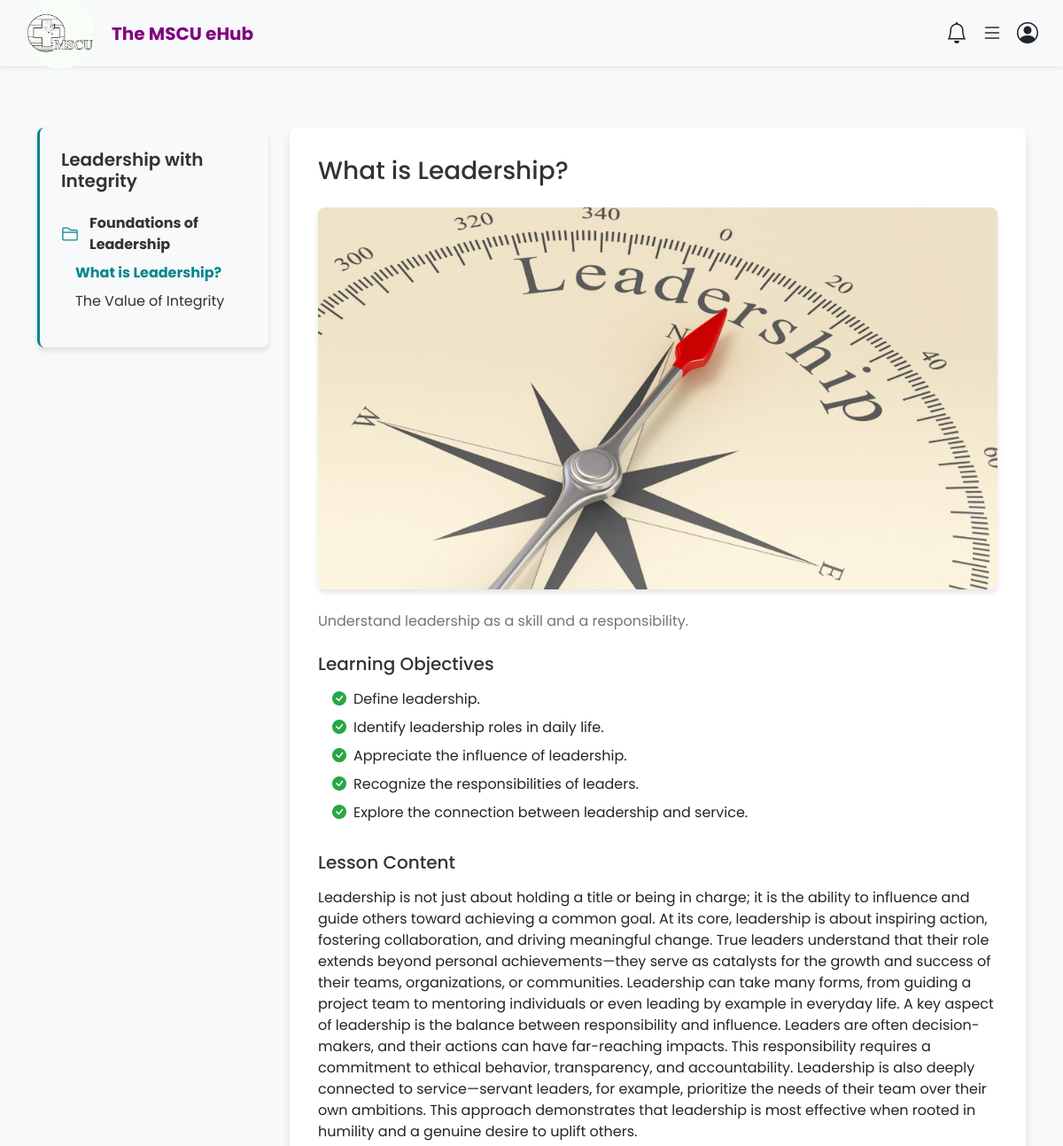
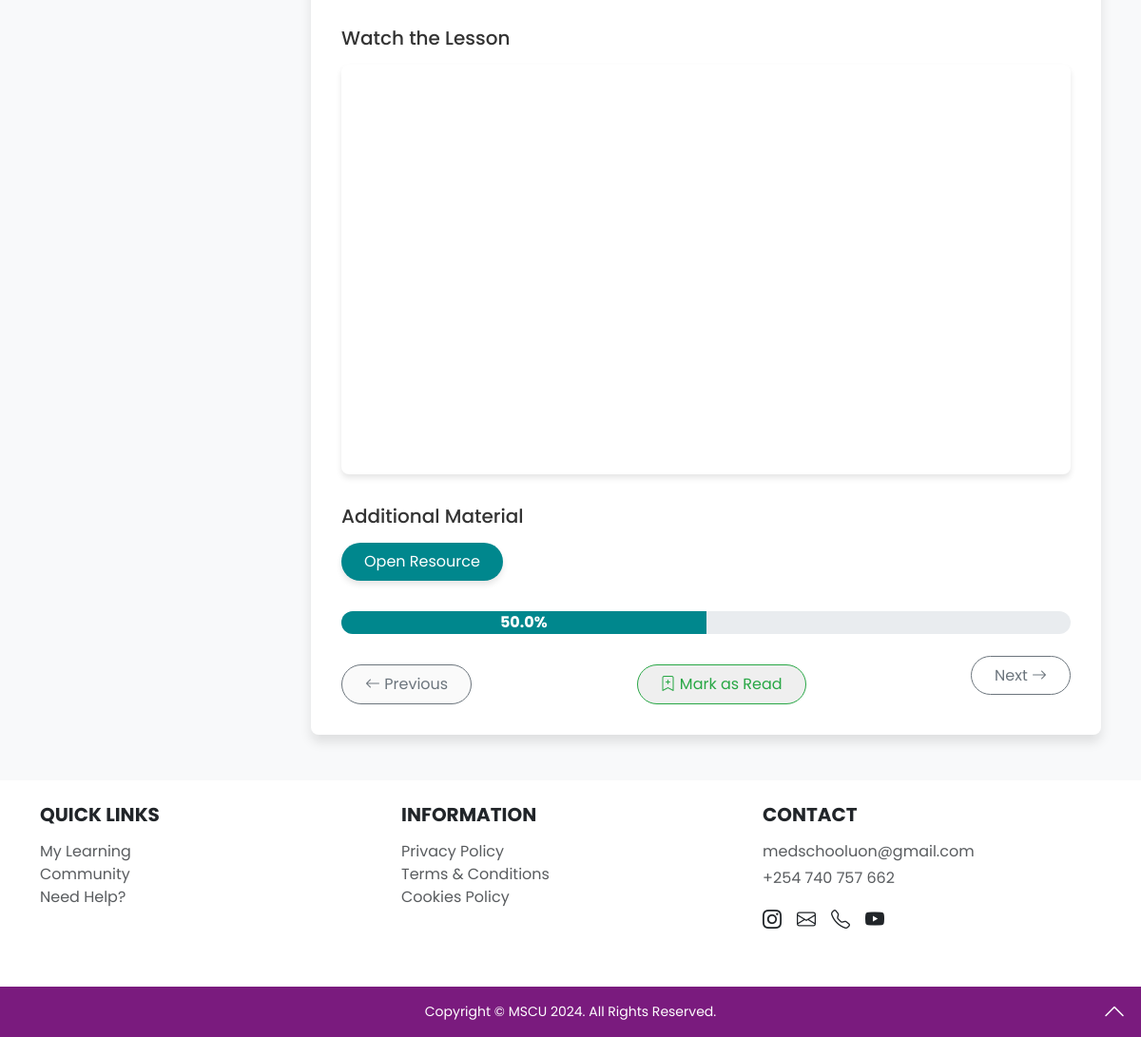
Page /lesson/7/ (signed in) on the committed database (2 pictures, top to bottom).
### courses/models.py (models this page shows, shortened)
class Lesson(models.Model):
    module = models.ForeignKey(Module, on_delete=models.CASCADE, related_name='lessons')
    title = models.CharField(max_length=200)
    description = models.TextField(blank=True, null=True)
    objectives = models.TextField(blank=True, null=True)
    image_content = models.ImageField(upload_to='lesson_images/', blank=True, null=True)
    content = RichTextField(blank=True, null=True)
    video_content = models.URLField(blank=True, null=True)
    additional_material = models.URLField(blank=True, null=True)
    read_by_users = models.ManyToManyField(User, related_name='read_lessons', blank=True)
    created_at = models.DateTimeField(auto_now_add=True)

class Module(models.Model):
    course = models.ForeignKey(Course, on_delete=models.CASCADE, related_name='modules')
    title = models.CharField(max_length=200)
    description = models.TextField(blank=True, null=True)
    image_content = models.ImageField(upload_to='module_images/', blank=True, null=True)
    objectives = models.TextField()
    content = models.TextField(blank=True, null=True)
    video_content = models.URLField(blank=True, null=True)
    created_at = models.DateTimeField(auto_now_add=True)
    class Meta:
        ordering = ['title']

class Course(models.Model):
    title = models.CharField(max_length=200)
    description = models.TextField()
    objectives = models.TextField()
    created_by = models.ForeignKey(User, on_delete=models.CASCADE, limit_choices_to={'role': 'tutor'})
    enrolled_students = models.ManyToManyField(User, related_name='enrolled_courses', through='Enrollment', blank=True)  # Use Enrollment through model
    created_at = models.DateTimeField(auto_now_add=True)
    image = models.ImageField(upload_to='course_images/', null=True, blank=True)
    class Meta:
        ordering = ['title']

### home/views.py (the view, shortened to what this page needs)
# urls.py: path('lesson/<int:pk>/', LessonDetailView.as_view(), name='lesson_detail'),
@method_decorator(login_required, name='dispatch')
class LessonDetailView(View):
    def get(self, request, pk):
        lesson = get_object_or_404(Lesson, pk=pk)
        user = request.user
        course = lesson.module.course
        enrolled_students = course.enrolled_students.all()
        if user not in enrolled_students:
            return redirect('course_detail', pk=course.pk)
        modules = course.modules.all().order_by('created_at').prefetch_related('lessons')
        total_lessons = course.modules.all().prefetch_related('lessons').values_list('lessons', flat=True).count()
        completed_lessons = course.modules.all().prefetch_related('lessons').filter(lessons__read_by_users=user).count()
        progress_percentage = (completed_lessons / total_lessons) * 100 if total_lessons else 0
        read = lesson.read_by_users.filter(id=user.id).exists()
        previous_lesson = lesson.module.lessons.filter(id__lt=lesson.id).last()
        next_lesson = lesson.module.lessons.filter(id__gt=lesson.id).first()
        quiz = lesson.module.quizzes.first() if lesson.module.quizzes.exists() else None
        quiz_attempt = None
        if quiz:
            quiz_attempt = QuizAttempt.objects.filter(student=user, quiz=quiz).first()
        if not next_lesson:
            next_module = lesson.module.course.modules.filter(id__gt=lesson.module.id).first()
            if next_module:
                next_lesson = next_module.lessons.first()
        return render(request, 'home/lesson.html', {
            'lesson': lesson,
            'previous_lesson': previous_lesson,
            'next_lesson': next_lesson,
            'progress_percentage': progress_percentage,
            'read': read,
            'quiz_attempt': quiz_attempt,  # Pass quiz attempt data to the template
        })

### home/templatetags/custom_filters.py (called while the page is built)
@register.filter
def extract_video_id(value):
    match = re.match(r'https://(?:www\.)?youtube\.com/watch\?v=([^&]+)', value)
    if match:
        return match.group(1)
    match = re.match(r'https://youtu\.be/([^?]+)', value)
    if match:
        return match.group(1)
    return value  # Return the original value if no match

### home/templates/home/lesson.html (shortened to what this page needs)
{% extends 'home/base.html' %}
{% load static %}
{% load custom_filters %}
{% block content %}
<div class="container my-5">
    <div class="row">
        <div class="col-md-3">
            <div style="background-color: #f8f9fa; padding: 1.5rem; box-shadow: 0 4px 6px rgba(0, 0, 0, 0.1); border-radius: 0.5rem; border-left: 3px solid #00878D; position: sticky; top: 1rem; max-height: 80vh; overflow-y: auto;">
                <h5 style="text-align: left; font-weight: 600; margin-bottom: 1.5rem; color: #333;">{{ lesson.module.course.title }}</h5>
                <ul style="list-style: none; padding-left: 0;">
                    {% for module in lesson.module.course.modules.all|dictsort:"created_at" %}
                        <li style="margin-bottom: 1rem;">
                            <div style="display: flex; align-items: center; margin-bottom: 0.5rem;">
                                <i class="bi bi-folder2" style="color: #00878D; font-size: 1.25rem; margin-right: 0.75rem;"></i>
                                <strong style="color: #333;">{{ module.title }}</strong>
                            </div>
                            <ul style="list-style: none; padding-left: 1rem;">
                                {% for sibling_lesson in module.lessons.all|dictsort:"created_at" %}
                                    <li style="margin-bottom: 0.5rem;">
                                        <a href="{% url 'lesson_detail' sibling_lesson.id %}" style="display: flex; justify-content: space-between; align-items: center; color: #333; text-decoration: none; {% if sibling_lesson.id == lesson.id %}font-weight: bold; color: #00878D;{% endif %}">
                                            <span>{{ sibling_lesson.title }}</span>
                                        </a>
                                    </li>
                                {% endfor %}
                            </ul>
                        </li>
                    {% endfor %}
                </ul>
            </div>
        </div>
        <div class="col-md-9">
            <div style="background-color: white; padding: 2rem; border-radius: 0.5rem; box-shadow: 0 8px 12px rgba(0, 0, 0, 0.1);">
                <h3 style="color: #333; margin-bottom: 1.5rem;">{{ lesson.title }}</h3>
                {% if lesson.image_content %}
                    <img src="{{ lesson.image_content.url }}" style="width: 100%; border-radius: 0.5rem; box-shadow: 0 4px 6px rgba(0, 0, 0, 0.1); margin-bottom: 1.5rem;" alt="{{ lesson.title }}">
                {% endif %}
                {% if lesson.description %}
                    <p style="color: #6c757d; margin-bottom: 1.5rem;">{{ lesson.description }}</p>
                {% endif %}
                {% if lesson.objectives %}
                    <div style="margin-bottom: 2rem;">
                        <h5 style="color: #333; margin-bottom: 1rem;">Learning Objectives</h5>
                        <ul style="list-style: none; padding-left: 1rem;">
                            {% for objective in lesson.objectives.splitlines %}
                                <li style="margin-bottom: 0.5rem;">
                                    <i class="bi bi-check-circle-fill" style="color: #28a745; margin-right: 0.5rem;"></i>{{ objective }}
                                </li>
                            {% endfor %}
                        </ul>
                    </div>
                {% endif %}
                {% if lesson.content %}
                    <div style="margin-bottom: 2rem;">
                        <h5 style="color: #333; margin-bottom: 1rem;">Lesson Content</h5>
                        <p>{{ lesson.content | safe }}</p>
                    </div>
                {% endif %}
                {% if lesson.video_content %}
                    <div style="margin-bottom: 2rem;">
                        <h5 style="color: #333; margin-bottom: 1rem;">Watch the Lesson</h5>
                        <div style="position: relative; padding-bottom: 56.25%; height: 0; overflow: hidden; border-radius: 0.5rem; box-shadow: 0 4px 6px rgba(0, 0, 0, 0.1);">
                            {% with lesson.video_content|extract_video_id as video_id %}
                                <iframe src="https://www.youtube.com/embed/{{ video_id }}" allowfullscreen style="position: absolute; top: 0; left: 0; width: 100%; height: 100%; border: none;"></iframe>
                            {% endwith %}
                        </div>
                    </div>
                {% endif %}
                {% if lesson.additional_material %}
                    <div style="margin-bottom: 2rem;">
                        <h5 style="color: #333; margin-bottom: 1rem;">Additional Material</h5>
                        <a href="{{ lesson.additional_material }}" target="_blank" style="display: inline-block; padding: 0.5rem 1.5rem; background-color: #00878D; color: white; text-decoration: none; border-radius: 2rem; box-shadow: 0 4px 6px rgba(0, 0, 0, 0.1);">Open Resource</a>
                    </div>
                {% endif %}
                <div style="margin-bottom: 2rem;">
                    <div style="height: 1.5rem; background-color: #e9ecef; border-radius: 0.75rem; overflow: hidden;">
                        <div style="width: {{ progress_percentage }}%; height: 100%; background-color: #00878D; text-align: center; color: white; font-weight: bold; line-height: 1.5rem;">{{ progress_percentage }}%</div>
                    </div>
                </div>
                <div style="display: flex; justify-content: space-between; margin-top: 2rem;">
                    <div id="previous-button">
                        {% if previous_lesson %}
                            <a href="{% url 'lesson_detail' previous_lesson.id %}" style="text-decoration: none; padding: 0.5rem 1.5rem; border: 1px solid #6c757d; color: #6c757d; border-radius: 2rem;">
                                <i class="bi bi-arrow-left"></i> Previous
                            </a>
                        {% else %}
                            <button style="padding: 0.5rem 1.5rem; border: 1px solid #6c757d; color: #6c757d; border-radius: 2rem;" disabled>
                                <i class="bi bi-arrow-left"></i> Previous
                            </button>
                        {% endif %}
                    </div>
                    <div id="action-buttons">
                        <form method="POST" id="next-lesson-form" style="display: flex; gap: 1rem;">
                            {% if read %}
                                <button type="submit" name="unmark_read" style="padding: 0.5rem 1.5rem; border: 1px solid #dc3545; color: #dc3545; border-radius: 2rem;">
                                    <i class="bi bi-bookmark-check"></i> Unmark as Read
                                </button>
                            {% else %}
                                <button type="submit" name="mark_read" style="padding: 0.5rem 1.5rem; border: 1px solid #28a745; color: #28a745; border-radius: 2rem;">
                                    <i class="bi bi-bookmark-plus"></i> Mark as Read
                                </button>
                            {% endif %}
                        </form>
                    </div>
                    <div id="next-button">
                        {% if next_lesson %}
                            <a href="{% url 'lesson_detail' next_lesson.id %}" style="text-decoration: none; padding: 0.5rem 1.5rem; border: 1px solid #6c757d; color: #6c757d; border-radius: 2rem;">
                                Next <i class="bi bi-arrow-right"></i>
                            </a>
                        {% else %}
                            <button style="padding: 0.5rem 1.5rem; border: 1px solid #6c757d; color: #6c757d; border-radius: 2rem;" disabled>
                                Next <i class="bi bi-arrow-right"></i>
                            </button>
                        {% endif %}
                    </div>
                </div>
            </div>
        </div>
    </div>
</div>
{% endblock %}

### home/static/home/main.css (style rules this page uses)
body { font-family: 'Poppins', sans-serif; margin: 0; padding: 0; background-color: #f8f9fa; }

### rows in the picture
Lesson: module.course "Leadership with Integrity", title "What is Leadership?", image_content (picture), description "Understand leadership as a skill and a responsibility.", content "Leadership is not just about holding a title or being in charge; it is the ability to influence and guide others toward achieving a common goal. At its core, leadership is about inspiring action, fostering collaboration, and driving meaningful change. True leaders understand that their role extends beyond personal achievements—they serve as catalysts for the growth and success of their teams, organizations, or communities. Leadership can take many forms, from guiding a project team to mentoring individuals or even leading by example in everyday life. A key aspect of leadership is the balance between responsibility and influence. Leaders are often decision-makers, and their actions can have…"
Module: title "Foundations of Leadership"
Lesson: title "The Value of Integrity"

### other values in the picture
{{ objective }} "Define leadership." "Identify leadership roles in daily life." "Appreciate the influence of leadership." "Recognize the responsibilities of leaders." "Explore the connection between leadership and service."
{{ progress_percentage }} "50.0"
